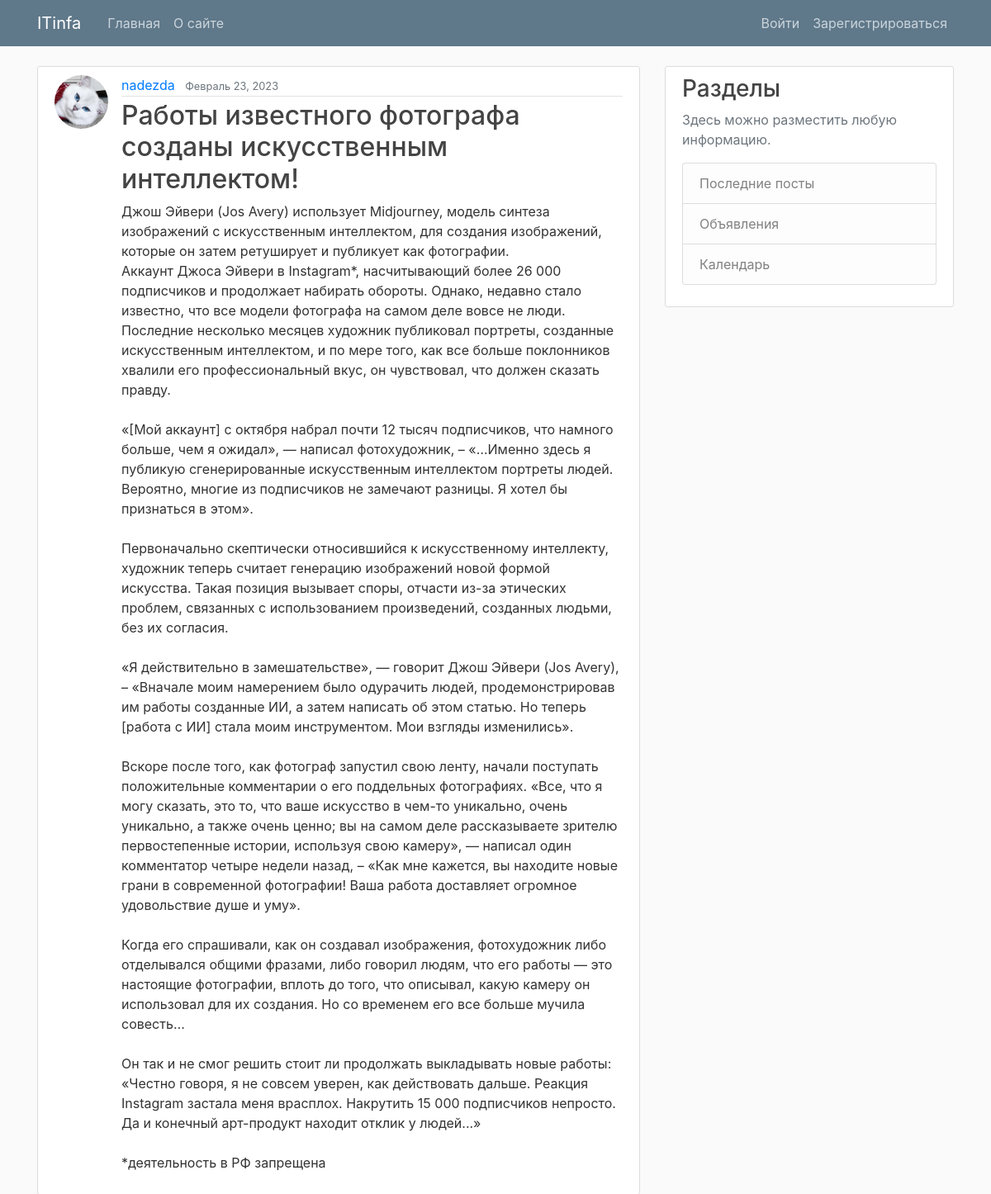
/post/5/, run on the app's committed database.
### blog/models.py (models this page shows, shortened)
class Post(models.Model):
    title = models.CharField(max_length=100)
    content = models.TextField()
    date_posted = models.DateTimeField(default=timezone.now)
    author = models.ForeignKey(User, on_delete=models.CASCADE)

### users/models.py (models this page shows, shortened)
class Profile(models.Model):
    user = models.OneToOneField(User, on_delete=models.CASCADE)
    image = models.ImageField(default='default.jpg', upload_to='profile_pics')

### blog/views.py (the view)
# urls.py: path('post/<int:pk>/', PostDetailView.as_view(), name='post-detail'),
class PostDetailView(DetailView):
    model = Post

### blog/templates/blog/post_detail.html (shortened to what this page needs)
{% extends "blog/base.html" %}
{% block content %}
  <article class="media content-section">
    <img class="rounded-circle article-img" src="{{ object.author.profile.image.url }}">
    <div class="media-body">
      <div class="article-metadata">
        <a class="mr-2" href="{% url 'user-posts' object.author.username %}">{{ object.author }}</a>
        <small class="text-muted">{{ object.date_posted|date:"F d, Y" }}</small>
      </div>
      <h2 class="article-title">{{ object.title }}</h2>
      <p class="article-content">{{ object.content }}</p>
    </div>
  </article>
{% endblock content %}

### blog/static/blog/main.css (style rules this page uses)
body { background: #fafafa; color: #333333; margin-top: 5rem; }
h1, h2, h3, h4, h5, h6 { color: #444444; }
.content-section { background: #ffffff; padding: 10px 20px; border: 1px solid #dddddd; border-radius: 3px; margin-bottom: 20px; }
.article-title { color: #444444; }
.article-content { white-space: pre-line; }
.article-img { height: 65px; width: 65px; margin-right: 16px; }
.article-metadata { padding-bottom: 1px; margin-bottom: 4px; border-bottom: 1px solid #e3e3e3 }

### data on the page
Post: author.profile.image (picture), author "nadezda", date_posted "Февраль 23, 2023", title "Работы известного фотографа созданы искусственным интеллектом!", content "Джош Эйвери (Jos Avery) использует Midjourney, модель синтеза изображений с искусственным интеллектом, для создания изображений, которые он затем ретуширует и публикует как фотографии. Аккаунт Джоса Эйвери в Instagram*, насчитывающий более 26 000 подписчиков и продолжает набирать обороты. Однако, недавно стало известно, что все модели фотографа на самом деле вовсе не люди. Последние несколько месяцев художник публиковал портреты, созданные искусственным интеллектом, и по мере того, как все больше поклонников хвалили его профессиональный вкус, он чувствовал, что должен сказать правду. «[Мой аккаунт] с октября набрал почти 12 тысяч подписчиков, что намного больше, чем я ожидал», — написал…"
